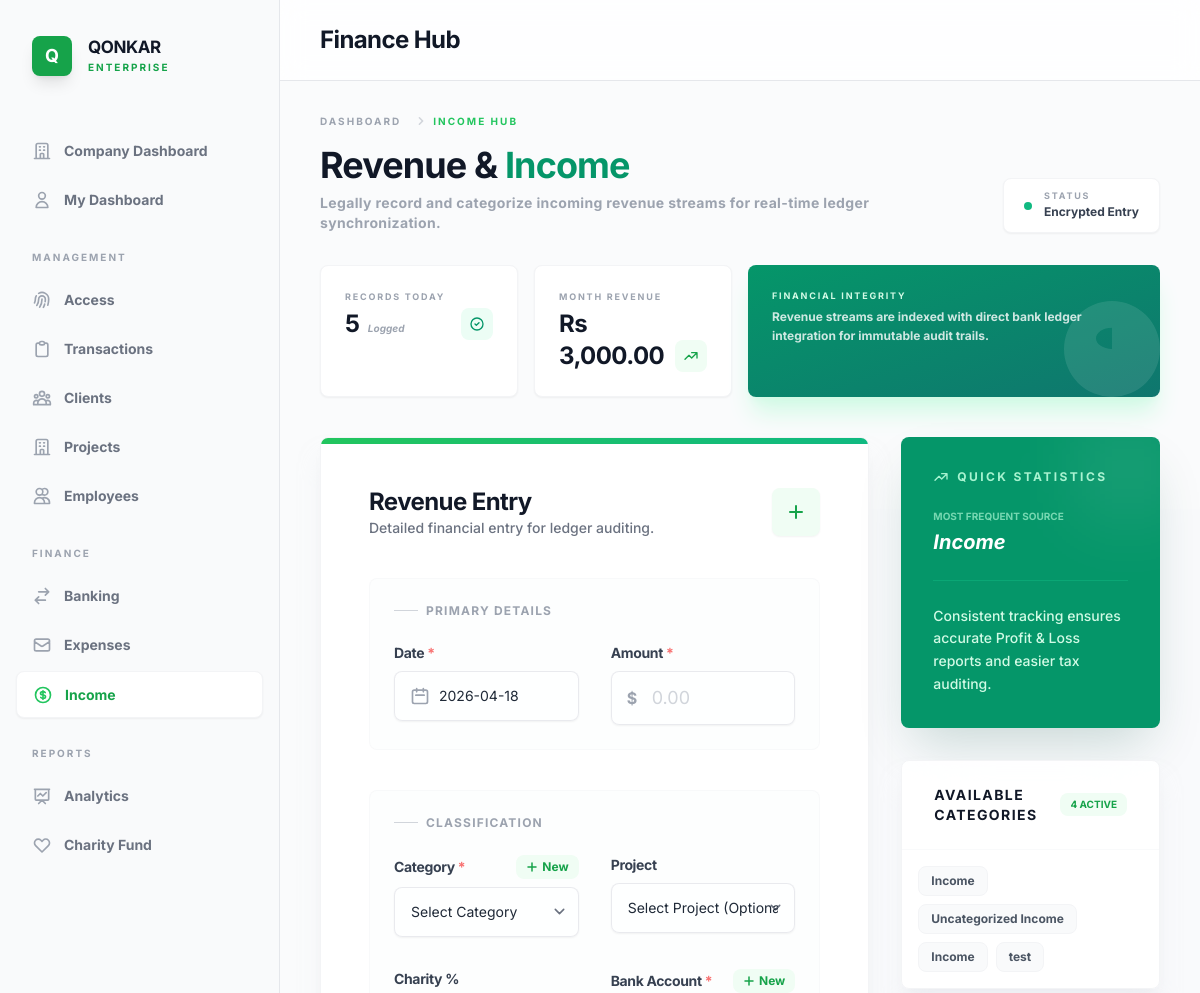
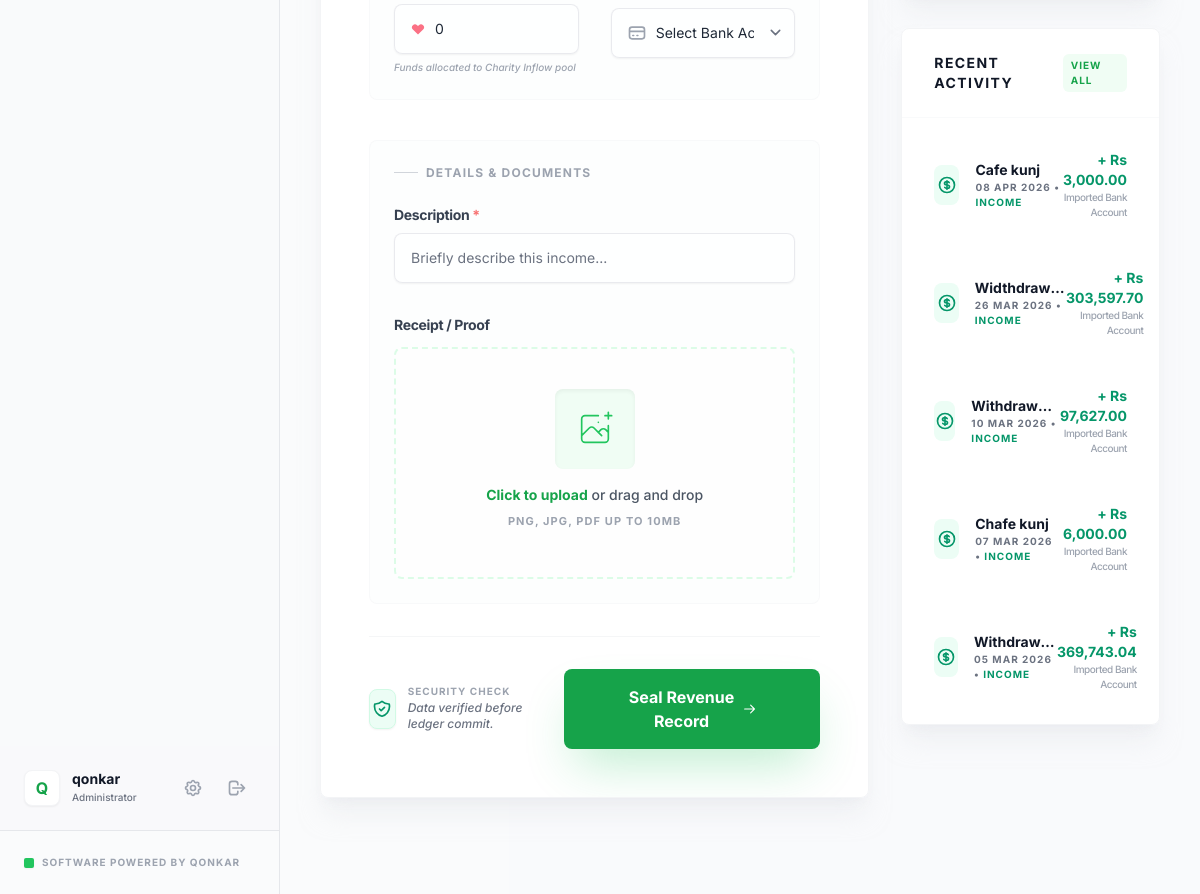
The app's page /core/income/ (signed in), older data (2 pictures, top to bottom).
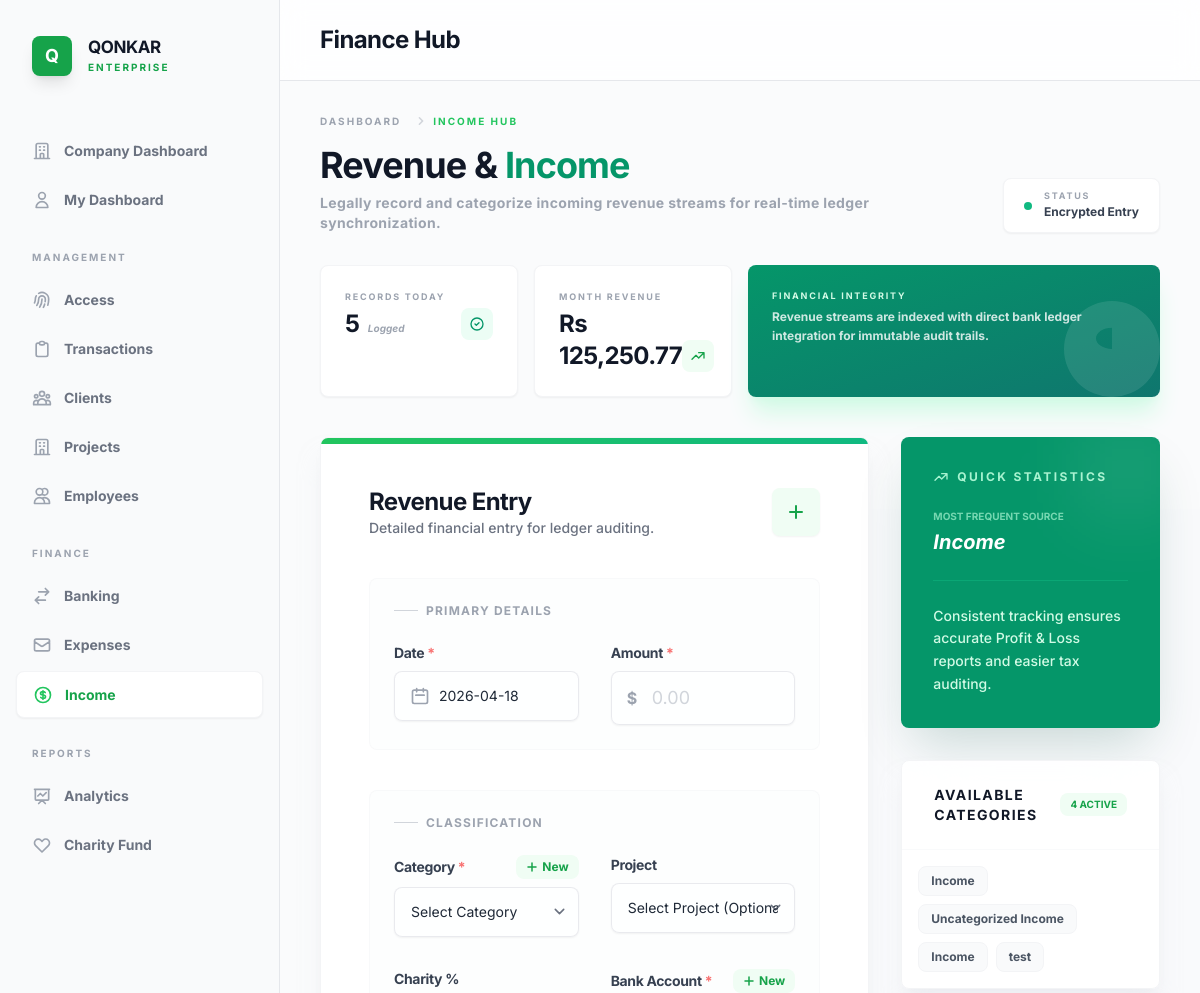
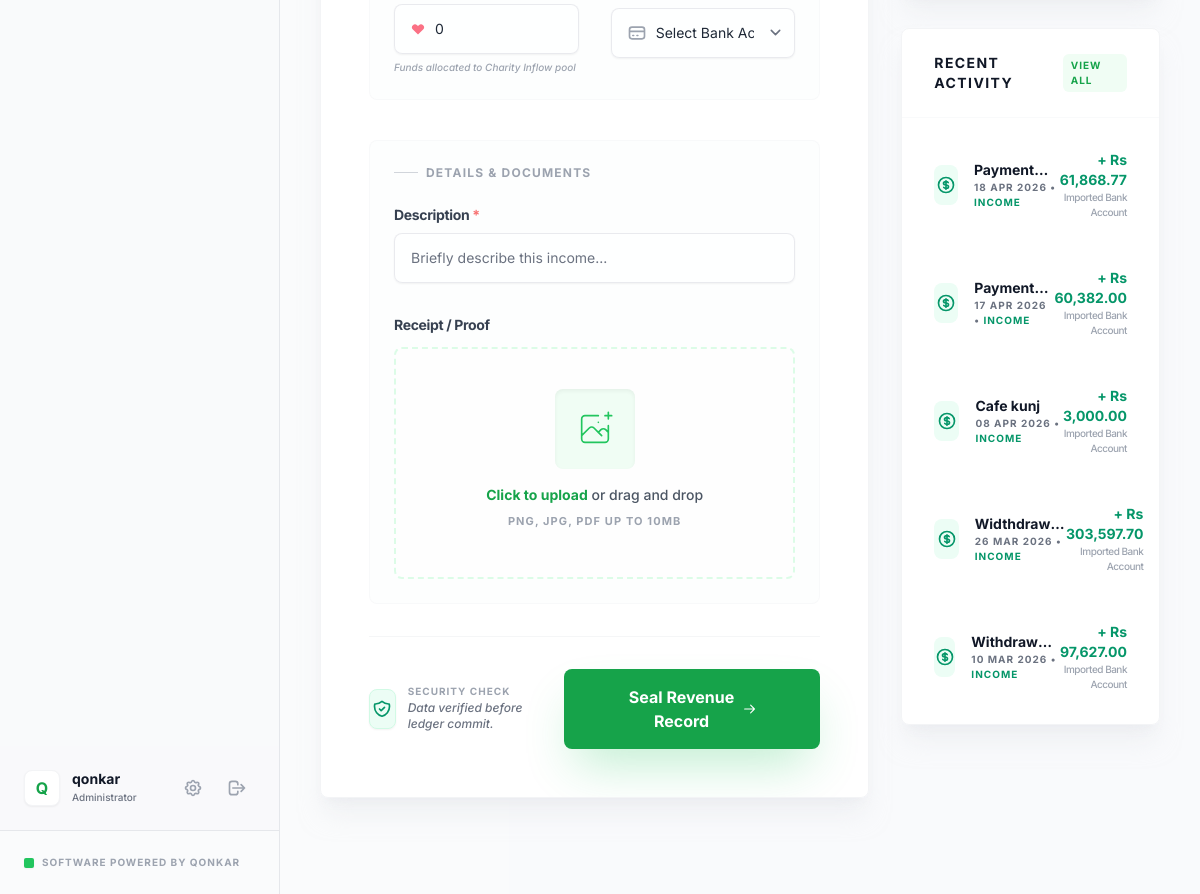
The same page, newer data (2 pictures, top to bottom).
### core/models.py (models this page shows, shortened)
class Transaction(models.Model):
    date = models.DateField()
    description = models.CharField(max_length=500)
    reference = models.CharField(max_length=100, blank=True, help_text="e.g. Invoice #, Transfer ID")
    project = models.ForeignKey(Project, on_delete=models.SET_NULL, null=True, blank=True, related_name='transactions')
    receipt = models.FileField(upload_to='receipts/%Y/%m/%d/', null=True, blank=True)
    custom_fields = models.JSONField(blank=True, default=dict)
    currency = models.ForeignKey(Currency, on_delete=models.PROTECT, related_name='transactions', null=True)
    created_at = models.DateTimeField(auto_now_add=True)
    created_by = models.ForeignKey(settings.AUTH_USER_MODEL, on_delete=models.SET_NULL, null=True)
    def get_category_name(self):
        entries = self.entries.filter(
            account__account_type__in=[AccountType.REVENUE, AccountType.EXPENSE, AccountType.EQUITY]
        )
        non_charity = entries.exclude(account__name__icontains='Charity').exclude(amount=0)
        if non_charity.exists():
            return non_charity.first().account.name
        active_entry = entries.exclude(amount=0).first()
        if active_entry:
             return active_entry.account.name
        category_entry = entries.first()
        return category_entry.account.name if category_entry else "General"
    def get_bank_account_name(self):
        bank_entry = self.entries.filter(
            account__account_type=AccountType.ASSET,
            account__bank_detail__isnull=False
        ).first()
        return bank_entry.account.bank_detail.bank_name if bank_entry else "N/A"
    def get_total_amount(self):
        entries = self.entries.filter(
            account__account_type__in=[AccountType.REVENUE, AccountType.EXPENSE, AccountType.EQUITY]
        )
        if not entries.exists():
            return self.entries.first().amount if self.entries.exists() else Decimal('0.00')
        from decimal import Decimal
        return sum(e.amount for e in entries)

class LedgerEntry(models.Model):
    DR = 'DR'
    CR = 'CR'
    ENTRY_TYPE_CHOICES = [(DR, 'Debit'), (CR, 'Credit')]
    transaction = models.ForeignKey(Transaction, on_delete=models.CASCADE, related_name='entries')
    account = models.ForeignKey(Account, on_delete=models.PROTECT, related_name='ledger_entries')
    entry_type = models.CharField(max_length=2, choices=ENTRY_TYPE_CHOICES)
    amount = models.DecimalField(max_digits=19, decimal_places=4)
    exchange_rate = models.DecimalField(max_digits=10, decimal_places=6, default=Decimal('1.000000'), help_text="Rate to base currency")
    objects = LedgerEntryManager()

class Account(models.Model):
    name = models.CharField(max_length=255)
    account_type = models.CharField(max_length=20, choices=AccountType.choices)
    currency = models.ForeignKey(Currency, on_delete=models.PROTECT)
    is_active = models.BooleanField(default=True)

class BankAccount(models.Model):
    ledger_account = models.OneToOneField(Account, on_delete=models.PROTECT, related_name='bank_detail')
    bank_name = models.CharField(max_length=255)
    account_number = models.CharField(max_length=100, blank=True)
    is_active = models.BooleanField(default=True)
    objects = BankAccountManager()
    def __str__(self):
        account_last_4 = f" - ****{self.account_number[-4:]}" if self.account_number else ""
        return f"{self.bank_name}{account_last_4}"

### core/views.py (the view)
# urls.py: path('income/', views.income_view, name='income'),
@login_required
def income_view(request):
    if not request.user.is_superuser and not getattr(request.user.permissions, 'can_manage_income', False):
        return HttpResponseForbidden("You do not have permission to access the Income page.")
    client_id = request.GET.get('client') or request.POST.get('client_id')
    client = get_object_or_404(Client, pk=client_id) if client_id else None
    if request.method == 'POST':
        form = IncomeForm(request.POST, request.FILES, user=request.user)
        if form.is_valid():
            data = form.cleaned_data
            from django.db import transaction
            with transaction.atomic():
                bank_acc = data['bank_account']
                currency = bank_acc.ledger_account.currency
                txn = Transaction.objects.create(
                    date=data['date'],
                    description=data['description'],
                    reference="Direct Income",
                    project=data.get('project'),
                    receipt=data.get('receipt'),
                    currency=currency,
                    created_by=request.user
                )
                exchange_rate = Decimal('1.000000')
                if currency and not currency.is_base:
                    exchange_rate = currency.rate_to_pkr
                charity_pct = data.get('charity_percentage', Decimal('0.00'))
                total_amount = data['amount']
                charity_revenue_acc = Account.objects.filter(name__icontains='Charity', account_type=AccountType.REVENUE, is_active=True).first()
                LedgerEntry.objects.create(
                    transaction=txn,
                    account=data['bank_account'].ledger_account,
                    entry_type=LedgerEntry.DR,
                    amount=total_amount,
                    exchange_rate=exchange_rate
                )
                if charity_pct > 0 and charity_revenue_acc:
                    charity_amt = (total_amount * charity_pct / Decimal('100.00')).quantize(Decimal('0.01'))
                    remaining_amt = total_amount - charity_amt
                    if data['income_category'] == charity_revenue_acc:
                        LedgerEntry.objects.create(
                            transaction=txn,
                            account=charity_revenue_acc,
                            entry_type=LedgerEntry.CR,
                            amount=charity_amt,
                            exchange_rate=exchange_rate
                        )
                        if remaining_amt > 0:
                            fallback_acc = Account.objects.filter(
                                account_type=AccountType.REVENUE, is_active=True
                            ).exclude(id=charity_revenue_acc.id).first()
                            if fallback_acc:
                                LedgerEntry.objects.create(
                                    transaction=txn,
                                    account=fallback_acc,
                                    entry_type=LedgerEntry.CR,
                                    amount=remaining_amt,
                                    exchange_rate=exchange_rate
                                )
                            else:
                                LedgerEntry.objects.create(
                                    transaction=txn,
                                    account=charity_revenue_acc,
                                    entry_type=LedgerEntry.CR,
                                    amount=remaining_amt,
                                    exchange_rate=exchange_rate
                                )
                    else:
                        LedgerEntry.objects.create(
                            transaction=txn,
                            account=data['income_category'],
                            entry_type=LedgerEntry.CR,
                            amount=remaining_amt,
                            exchange_rate=exchange_rate
                        )
                        LedgerEntry.objects.create(
                            transaction=txn,
                            account=charity_revenue_acc,
                            entry_type=LedgerEntry.CR,
                            amount=charity_amt,
                            exchange_rate=exchange_rate
                        )
                else:
                    LedgerEntry.objects.create(
                        transaction=txn,
                        account=data['income_category'],
                        entry_type=LedgerEntry.CR,
                        amount=total_amount,
                        exchange_rate=exchange_rate
                    )
            if request.headers.get('HX-Request'):
                recent_incomes = Transaction.objects.filter(
                    entries__account__account_type=AccountType.REVENUE
                )
                if not request.user.is_superuser:
                    recent_incomes = recent_incomes.filter(
                        Q(created_by=request.user) |
                        Q(entries__account__bank_detail__expensemanageraccess__user=request.user)
                    ).distinct()
                recent_incomes = recent_incomes.prefetch_related('entries__account', 'project', 'entries__account__bank_detail').order_by('-date', '-created_at')[:5]
                from django.utils import timezone
                now = timezone.now()
                month_start = now.replace(day=1, hour=0, minute=0, second=0, microsecond=0)
                monthly_revenue_qs = LedgerEntry.objects.filter(
                    account__account_type=AccountType.REVENUE,
                    transaction__date__gte=month_start
                )
                if not request.user.is_superuser:
                    monthly_revenue_qs = monthly_revenue_qs.filter(transaction__created_by=request.user)
                monthly_revenue = monthly_revenue_qs.aggregate(total=Sum('amount'))['total'] or Decimal('0.00')
                return render(request, 'core/partials/income_success.html', {
                    'transaction': txn,
                    'recent_incomes': recent_incomes,
                    'monthly_revenue': monthly_revenue
                })
            income_categories = Account.objects.filter(account_type=AccountType.REVENUE, is_active=True).annotate(usage=Count('ledger_entries')).order_by('-usage').values_list('name', flat=True).distinct()
            return render(request, 'core/income_page.html', {
                'form': IncomeForm(user=request.user),
                'success_message': f'Income logged. Transaction ID: {txn.id}',
                'income_categories': income_categories
            })
    else:
        initial_data = {}
        if request.GET.get('project'):
            initial_data['project'] = request.GET.get('project')
        if client:
            client_projects = client.projects.all()
            if client_projects.count() == 1:
                initial_data['project'] = client_projects.first().id
        form = IncomeForm(initial=initial_data, user=request.user)
        if client:
            form.fields['project'].queryset = client.projects.all()
            if not initial_data.get('project') and client.projects.exists():
                 form.fields['project'].empty_label = f"Select {client.name}'s Project"
    income_categories = Account.objects.filter(account_type=AccountType.REVENUE, is_active=True).annotate(usage=Count('ledger_entries')).order_by('-usage').values_list('name', flat=True).distinct()
    recent_incomes = Transaction.objects.filter(
        entries__account__account_type=AccountType.REVENUE
    )
    if not request.user.is_superuser:
        recent_incomes = recent_incomes.filter(
            Q(created_by=request.user) |
            Q(entries__account__bank_detail__expensemanageraccess__user=request.user)
        ).distinct()
    recent_incomes = recent_incomes.prefetch_related('entries__account', 'project', 'entries__account__bank_detail').order_by('-date', '-created_at')[:5]
    from django.utils import timezone
    now = timezone.now()
    month_start = now.replace(day=1, hour=0, minute=0, second=0, microsecond=0)
    monthly_revenue_qs = LedgerEntry.objects.filter(
        account__account_type=AccountType.REVENUE,
        transaction__date__gte=month_start
    )
    if not request.user.is_superuser:
        monthly_revenue_qs = monthly_revenue_qs.filter(transaction__created_by=request.user)
    monthly_revenue = monthly_revenue_qs.aggregate(total=Sum('amount'))['total'] or Decimal('0.00')
    context = {
        'form': form,
        'income_categories': income_categories,
        'recent_incomes': recent_incomes,
        'monthly_revenue': monthly_revenue,
        'client': client if 'client' in locals() else None
    }
    if request.headers.get('HX-Request'):
        if request.GET.get('modal') == 'true':
            return render(request, 'core/partials/income_modal.html', context)
        return render(request, 'core/partials/income_form.html', context)
    return render(request, 'core/income_page.html', context)

### core/templates/core/income_page.html (shortened to what the changed rows need)
{% extends 'core/base.html' %}
{% load humanize %}
{% block header_title %}
Finance Hub
{% endblock %}
{% block content %}
<div class="space-y-10 animate-in fade-in slide-in-from-bottom-6 duration-1000">
    <div class="mb-10">
        <div class="flex flex-col lg:flex-row lg:items-end lg:justify-between gap-6">
            <div class="flex-1">
                <h1 class="text-4xl font-bold text-gray-900 tracking-tight mb-2">Revenue & <span class="text-emerald-600">Income</span></h1>
            </div>
        </div>
        <div class="grid grid-cols-1 sm:grid-cols-2 lg:grid-cols-4 gap-4 mt-8">
            <div class="bg-white rounded-lg border border-gray-100 p-6 flex flex-col shadow-sm">
                <div class="flex items-end justify-between">
                    <div>
                        <span id="income-month-total" class="text-2xl font-bold text-gray-900 tracking-tight">Rs {{ monthly_revenue|floatformat:2|intcomma }}</span>
                    </div>
                </div>
            </div>
        </div>
    </div>
    <div class="grid grid-cols-1 lg:grid-cols-3 gap-8">
        <div class="lg:col-span-2 space-y-8">
            <div class="bg-white/90 backdrop-blur-2xl shadow-xl shadow-gray-200/50 rounded-lg border border-gray-100 overflow-hidden relative group transition-all">
                <div class="p-8 md:p-12">
                    <div class="flex items-center justify-between mb-10">
                        <div>
                            <h2 class="text-2xl font-bold text-gray-900 tracking-tight">Revenue Entry</h2>
                        </div>
                    </div>
                </div>
            </div>
        </div>
        <div class="space-y-8">
            <div class="bg-white/90 backdrop-blur-2xl shadow-xl shadow-gray-200/50 rounded-lg border border-gray-100 overflow-hidden">
                <div class="p-4">
                    <div class="flex flex-wrap gap-2">
                        {% for cat in income_categories %}
                        <span class="inline-flex items-center px-3 py-1.5 rounded-lg text-xs font-bold bg-gray-50 text-gray-600 border border-gray-100 hover:border-brand-200 hover:bg-brand-50 hover:text-brand-600 transition-all cursor-default">
                            {{ cat }}
                        </span>
                        {% endfor %}
                    </div>
                </div>
            </div>
            <div class="bg-white/90 backdrop-blur-2xl shadow-xl shadow-gray-200/50 rounded-lg border border-gray-100 overflow-hidden">
                <div class="p-2" id="recent-income-list">
                    {% for txn in recent_incomes %}
                    <div class="p-6 hover:bg-gray-50 transition-all rounded-lg flex items-center justify-between group">
                        <div class="flex items-center space-x-4">
                            <div class="h-10 w-10 bg-emerald-50 group-hover:bg-emerald-100 rounded-lg flex items-center justify-center text-emerald-600 transition-colors">
                            </div>
                            <div>
                                <p class="text-sm font-bold text-gray-900 line-clamp-1">{{ txn.description }}</p>
                                <p class="text-[10px] text-gray-500 font-bold uppercase tracking-widest">
                                    {{ txn.date|date:"d M Y" }} •
                                    <span class="text-emerald-600">{{ txn.get_category_name }}</span>
                                </p>
                            </div>
                        </div>
                        <div class="text-right">
                            <p class="text-sm font-bold text-emerald-600">+ Rs {{ txn.get_total_amount|floatformat:2|intcomma }}</p>
                            <p class="text-[10px] text-gray-400 font-medium tracking-tighter">{{ txn.get_bank_account_name }}</p>
                        </div>
                    </div>
                    {% endfor %}
                </div>
            </div>
        </div>
    </div>
</div>
{% endblock %}

Row changes from the older to the newer data that the page shows:
no longer on this page (row unchanged): Transaction: description "Chafe kunj", date "07 MAR 2026", get_category_name "INCOME", get_total_amount "6,000.00", get_bank_account_name "Imported Bank Account"
no longer on this page (row unchanged): Transaction: date "05 MAR 2026", get_category_name "INCOME", get_total_amount "369,743.04", get_bank_account_name "Imported Bank Account"
added Transaction: date "18 APR 2026", get_category_name "INCOME", get_total_amount "61,868.77", get_bank_account_name "Imported Bank Account"
added Transaction: date "17 APR 2026", get_category_name "INCOME", get_total_amount "60,382.00", get_bank_account_name "Imported Bank Account"
Text that changed along with them:
{{ monthly_revenue|floatformat:2|intcomma }}: "3,000.00" → "125,250.77"
